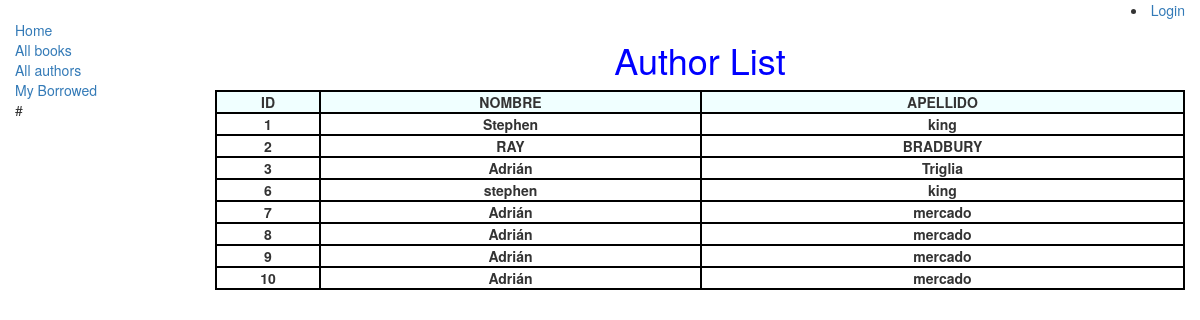
The page /catalog/author/ on the database as committed earlier.
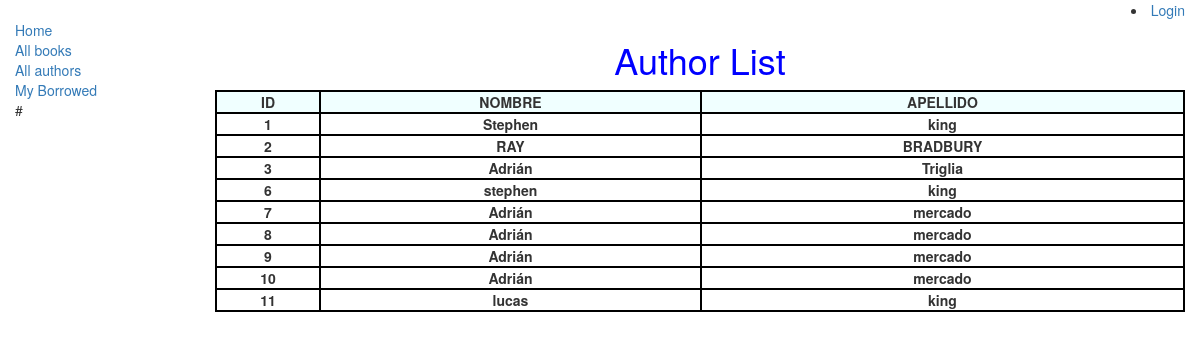
The same page on the database as committed later.
### catalog/models.py (models this page shows, shortened)
class Author(models.Model):
    first_name = models.CharField(max_length=100, null=True)
    last_name = models.CharField(max_length=100, null=True)
    data_of_birth = models.DateField(null=True, blank=True, help_text='Ingrese fecha de nacimiento')
    data_of_death = models.DateField(null=True, blank=True, help_text='Ingrese fecha de su muerte')

### catalog/views.py (the view)
# urls.py: urlpatterns += [path('author/', views.AuthorListView.as_view(), name='authors'), ]
class AuthorListView(generic.ListView):
    model = Author
    context_object_name = 'author_list'   # your own name for the list as a template variable
    queryset = Author.objects.all()
    template_name = 'authors/author_list.html'  # Specify your own template name/location
    def get_context_data(self, **kwargs):
        context = super(AuthorListView, self).get_context_data(**kwargs)
        return context

### catalog/templates/catalog/author_list.html
{% extends "base_template.html" %}
{% block content %}
    <h1 style="text-align: center;">Author List</h1>
    {% if author_list %}
         <table style="width: 100%;">
            <tr style="text-align: center">
                <th>ID</th>
                <th>NOMBRE</th>
                <th>APELLIDO</th>
            </tr>
            {% for author in author_list %}
            <tr style="text-align: center;">
                    <td><strong>{{author.id}}</strong></td>
                    <td><strong>{{author.first_name}}</strong></td>
                    <td><strong>{{author.last_name}}</strong></td>
            </tr>
            {% endfor %}
         </table>
    {% else %}
        <p> There are  no authors available.</p>
    {% endif %}
{% endblock %}

Rows that differ between the two databases and show on the page:
added Author: id "11", first_name "lucas", last_name "king"
